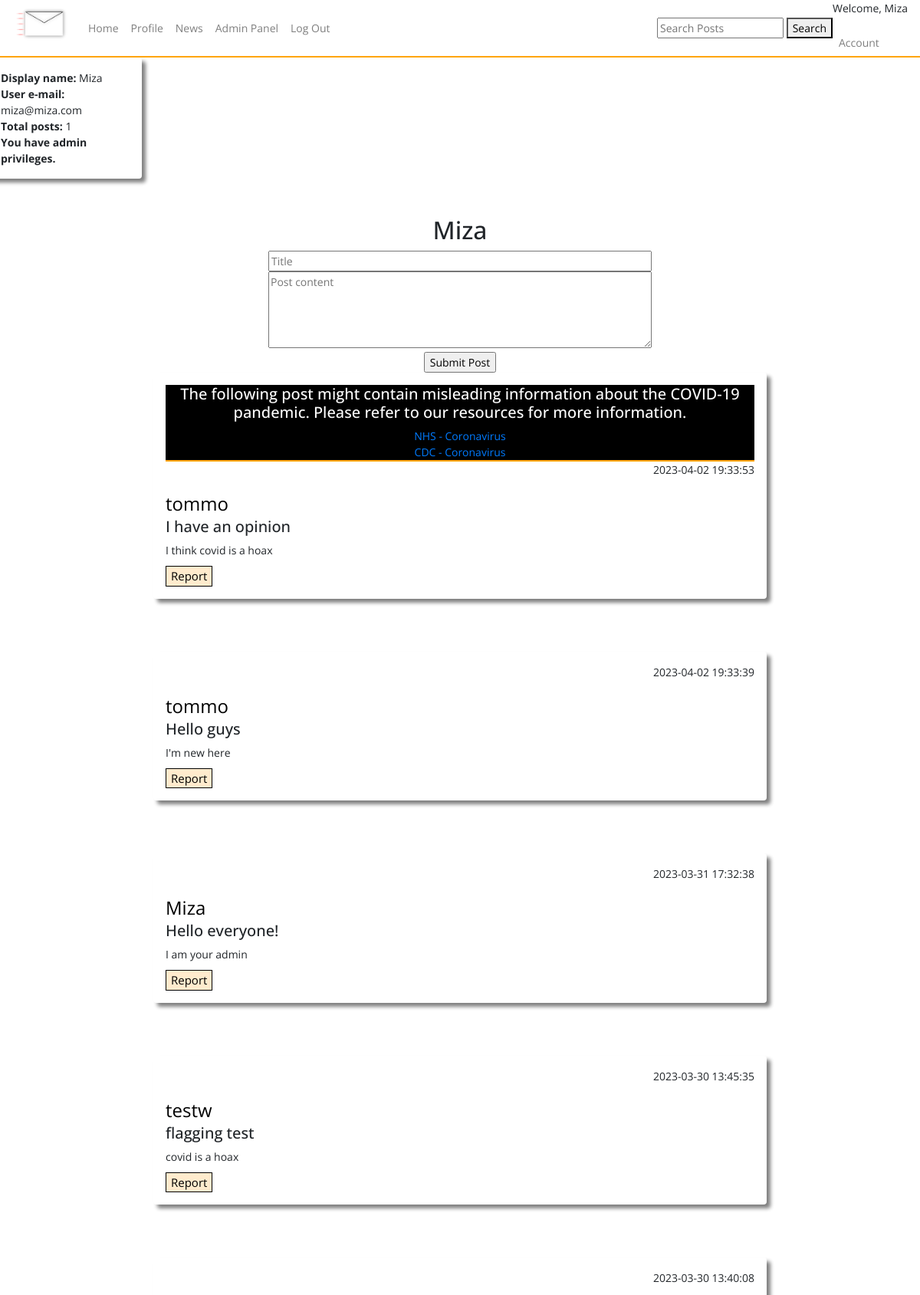
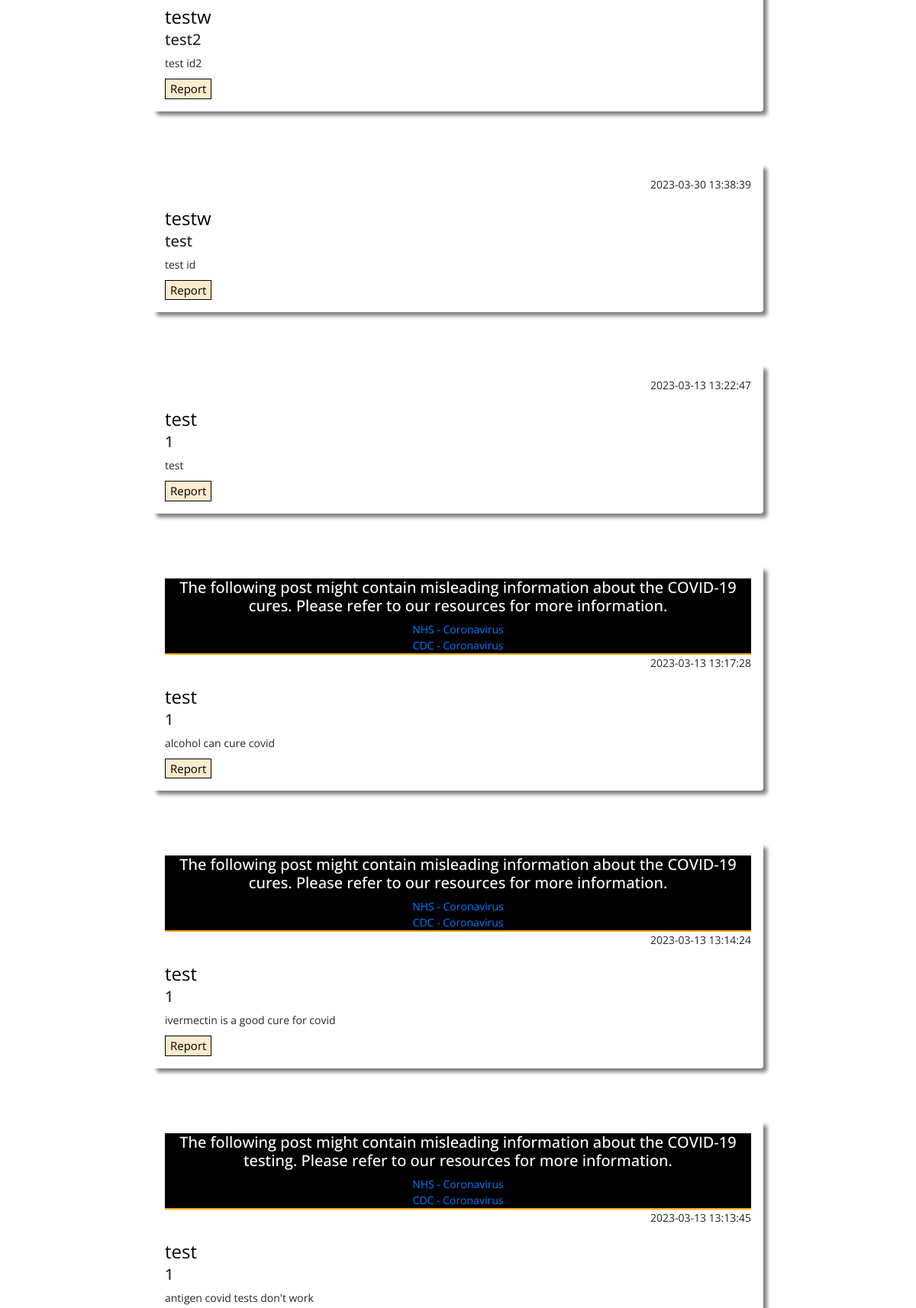
Screenshot of /index (signed in, upper part) with the database file from the repository (2 pictures, top to bottom).
### tables this page shows
CREATE TABLE users (
    ID INTEGER PRIMARY KEY AUTOINCREMENT,
    username TEXT NOT NULL,
    password TEXT NOT NULL,
    email TEXT NOT NULL UNIQUE
, user_type VARCHAR, whitelisted text, blacklisted text);

CREATE TABLE posts (
    ID INTEGER PRIMARY KEY AUTOINCREMENT,
    title TEXT NOT NULL,
    content TEXT NOT NULL,
    by_user TEXT NOT NULL,
    created_at timestamp default current_timestamp
, userID integer, flag_covid text, blacklisted text, flag_vaccine text, flag_tests text, flag_cures text, reported int);

### app.py (the view)
@app.route("/index")
def posts():
   if not session.get('username'):
    return redirect(url_for('home'))
   posts=query_db('SELECT * FROM posts ORDER BY created_at DESC')
   user=query_db('SELECT * FROM users WHERE username = ?', [session['username']], True)
   conn = sqlite3.connect(DATABASE)
   cursor = conn.cursor()
   cursor.execute("SELECT COUNT(*) FROM posts WHERE by_user = ?", [session['username']])
   post_count = cursor.fetchone()[0]
   return render_template('index.html', posts = posts, user = user, post_count = post_count)

### app.py (called while the page is built)
def query_db(query, args=(), one=False):
    con = g._database = sqlite3.connect(DATABASE)
    con.row_factory = sqlite3.Row
    cur = con.execute(query, args)
    rv = cur.fetchall()
    cur.close()
    return (rv[0] if rv else None) if one else rv

### templates/index.html (shortened to what this page needs)
{% include "layout.html" %}
{% include "nav.html" %}
<body>
<div class="row h-500 acc_snippet">
  <div class="col-4 shadow p-3 mb-5 rounded">
      <b>Display name:</b> {{ user.username }}<br>
      <b>User e-mail:</b> {{ user.email }}<br>
      <b>Total posts:</b> {{ post_count }} <br>
      {% if user.user_type == "admin" %}
      <b>You have admin privileges.</b>
      {% endif %}
  </div>
</div>
<div class="container-fluid create-post">
  <div class="row h-500">
    <div class="col">
      <h2>{{session.username}}</h2>
      <form action="{{ url_for('post_submit') }}" method="POST" id="post_form">
        <input type="text" placeholder="Title" name="title" style="width: 500px" required/><br>
        <textarea placeholder="Post content" form="post_form" name="content" style="height: 100px; width: 500px" required></textarea>
        <br/>
        <input type="submit" value="Submit Post" />
      </form>
</div>
</div>
</div>
    {% for post in posts %}
    <div class="shadow mx-auto posts p-3 mb-5 rounded">
    {% if post.flag_covid == "yes" %}
    <div class="flagged_post">
      <h5>The following post might contain misleading information about the COVID-19 pandemic. Please refer to our resources for more information.</h5>
      <a href="https://www.nhs.uk/conditions/coronavirus-covid-19/">NHS - Coronavirus </a><br>
      <a href="https://www.cdc.gov/coronavirus/2019-ncov/index.html">CDC - Coronavirus</a>
    </div>
    {% endif %}
    {% if post.flag_cures == "yes" %}
    <div class="flagged_post">
      <h5>The following post might contain misleading information about the COVID-19 cures. Please refer to our resources for more information.</h5>
      <a href="https://www.nhs.uk/conditions/coronavirus-covid-19/">NHS - Coronavirus </a><br>
      <a href="https://www.cdc.gov/coronavirus/2019-ncov/index.html">CDC - Coronavirus</a>
    </div>
    {% endif %}
    {% if post.flag_tests == "yes" %}
    <div class="flagged_post">
      <h5>The following post might contain misleading information about the COVID-19 testing. Please refer to our resources for more information.</h5>
      <a href="https://www.nhs.uk/conditions/coronavirus-covid-19/">NHS - Coronavirus </a><br>
      <a href="https://www.cdc.gov/coronavirus/2019-ncov/index.html">CDC - Coronavirus</a>
    </div>
    {% endif %}
    <p align="right">{{  post.created_at  }}</p>
    <a class="post_username" href="{{ url_for('user_profile', username=post.by_user) }}">
      {{ post.by_user }}
    </a>
    <h5>{{ post.title }}</h5>
    {{ post.content }}<br/>
    <form method="post" action="{{ url_for('post_report') }}">
      <button class="report_button" type="submit">Report</button>
    </form>
    </div>
    <br/>
    {% endfor %}
</body>

### static/css/style.css (style rules this page uses)
body { font-family: 'Open Sans', sans-serif; font-weight: 400px; font-size: 14px; }
.shadow { box-shadow: 5px 5px 5px grey; }
.posts { width: 800px; }
.create-post { margin-left: auto; margin-right: auto; justify-content: center; text-align: center; padding-top: -20px; }
.acc_snippet { width: 50%; }
.flagged_post { text-align: center; background-color: black; color: white; border-bottom: 2px solid orange; height: auto; width: auto; }
.report_button { background-color: blanchedalmond; border: 1px solid black; color: black; font-size: 15px; text-align: center; margin-top: 10px; }
.post_username { text-align: center; color: black; font-size: 24px; }

### rows the page displays
users: username "Miza", email "miza@miza.com"
posts: flag_covid "NHS - Coronavirus", created_at "2023-04-02 19:33:53", by_user "tommo", title "I have an opinion", content "I think covid is a hoax"
posts: created_at "2023-04-02 19:33:39", by_user "tommo", title "Hello guys", content "I'm new here"
posts: created_at "2023-03-31 17:32:38", by_user "Miza", title "Hello everyone!", content "I am your admin"
posts: created_at "2023-03-30 13:45:35", by_user "testw", title "flagging test", content "covid is a hoax"
posts: created_at "2023-03-30 13:40:08", by_user "testw", title "test2", content "test id2"
posts: created_at "2023-03-30 13:38:39", by_user "testw", title "test", content "test id"
posts: created_at "2023-03-13 13:22:47", by_user "test", title "1", content "test"
posts: flag_cures "NHS - Coronavirus", created_at "2023-03-13 13:17:28", by_user "test", title "1", content "alcohol can cure covid"
posts: flag_cures "NHS - Coronavirus", created_at "2023-03-13 13:14:24", by_user "test", title "1", content "ivermectin is a good cure for covid"
posts: flag_tests "NHS - Coronavirus", created_at "2023-03-13 13:13:45", by_user "test", title "1", content "antigen covid tests don't work"

### other values shown
{{ session.username }} "Miza"
{{ post_count }} "1"
